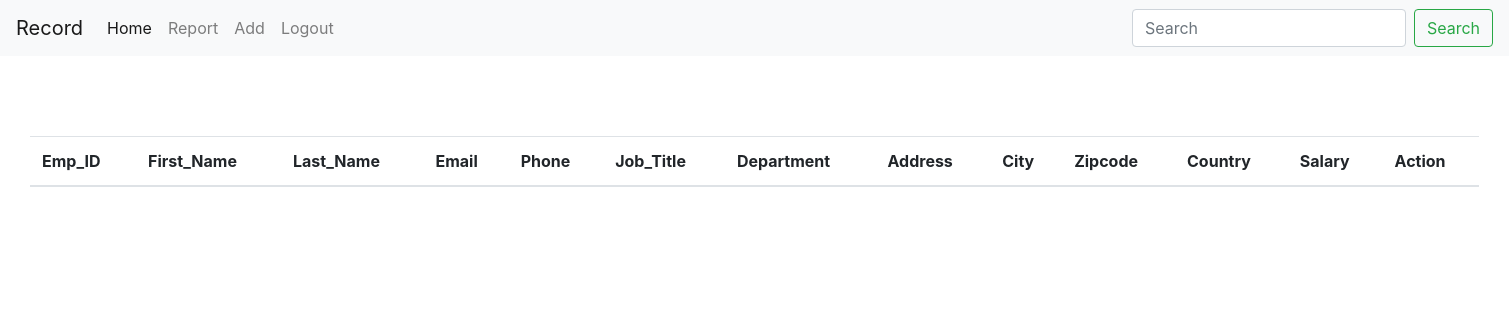
The app's page /record/ (signed in), older data.
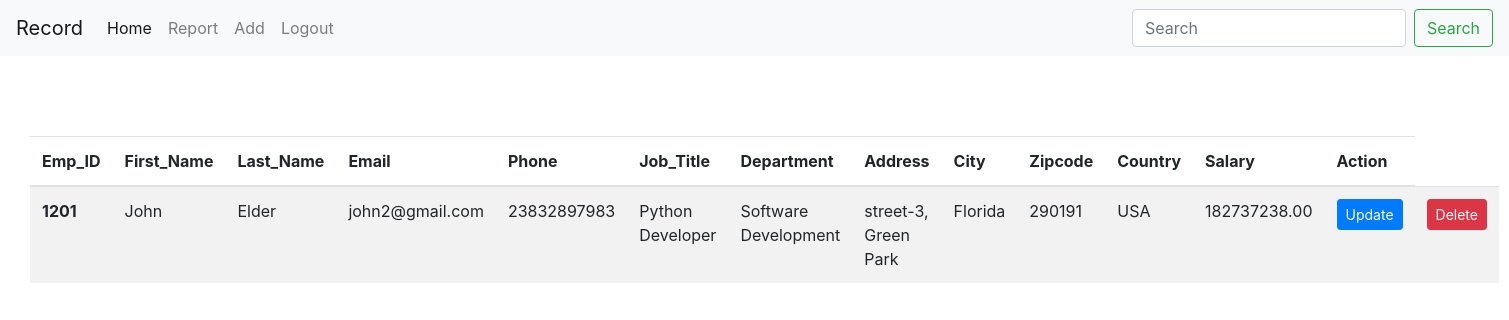
The same page, newer data.
### form/models.py (models this page shows, shortened)
class Emp(models.Model):
    author = models.ForeignKey(User, null=True, on_delete=models.CASCADE)
    Emp_ID = models.IntegerField()
    First_Name = models.CharField(max_length=50)
    Last_Name = models.CharField(max_length=50)
    Email = models.EmailField()
    Phone = models.CharField(max_length=11)
    Job_Title = models.CharField(max_length=100)
    Department = models.CharField(max_length=100)
    Address = models.CharField(max_length=100)
    City = models.CharField(max_length=100)
    Zipcode = models.CharField(max_length=100)
    Country = models.CharField(max_length=100)
    Salary = models.DecimalField(decimal_places=2, max_digits=15)
    slug = models.SlugField(blank=True, unique=True)
    class Meta:
        verbose_name_plural = "Record"

### form/views.py (the view)
# urls.py: path("record/", views.record, name="report"),
def record(request):
    report = Emp.objects.filter(author=request.user)
    context = {'report': report}
    return render(request, "record.html", context)

### templates/record.html (shortened to what this page needs)
{% extends 'nav.html' %}
{% load static %}
{% block cont %}
  <div style="margin-right: 30px; margin-left: 30px; margin-top: 80px;">
    <table class="table table-striped">
      <thead>
        <tr>
          <th scope="col">Emp_ID</th>
          <th scope="col">First_Name</th>
          <th scope="col">Last_Name</th>
          <th scope="col">Email</th>
          <th scope="col">Phone</th>
          <th scope="col">Job_Title</th>
          <th scope="col">Department</th>
          <th scope="col">Address</th>
          <th scope="col">City</th>
          <th scope="col">Zipcode</th>
          <th scope="col">Country</th>
          <th scope="col">Salary</th>
          <th scope="col">Action</th>
        </tr>
      </thead>
      <tbody>
        {% for rep in report %}
        <tr>
          <th scope="row">{{rep.Emp_ID}}</th>
          <td>{{rep.First_Name}}</td>
          <td>{{rep.Last_Name}}</td>
          <td>{{rep.Email}}</td>
          <td>{{rep.Phone}}</td>
          <td>{{rep.Job_Title}}</td>
          <td>{{rep.Department}}</td>
          <td>{{rep.Address}}</td>
          <td>{{rep.City}}</td>
          <td>{{rep.Zipcode}}</td>
          <td>{{rep.Country}}</td>
          <td>{{rep.Salary}}</td>
          <td><a class="btn btn-sm btn-primary" href="{% url 'record:edit' rep.slug %}">Update</a></td>
          <td><a class="btn btn-sm btn-danger" href="{% url 'record:delete' rep.slug %}">Delete</a></td>
        </tr>
        {% endfor %}
      </tbody>
    </table>
  </div>
{% endblock %}

Row changes from the older to the newer data that the page shows:
added Emp: Emp_ID "1201", First_Name "John", Last_Name "Elder", Email "john2@gmail.com", Phone "23832897983", Job_Title "Python Developer", Department "Software Development", Address "street-3, Green Park", City "Florida", Zipcode "290191", Country "USA", Salary "182737238.00"
